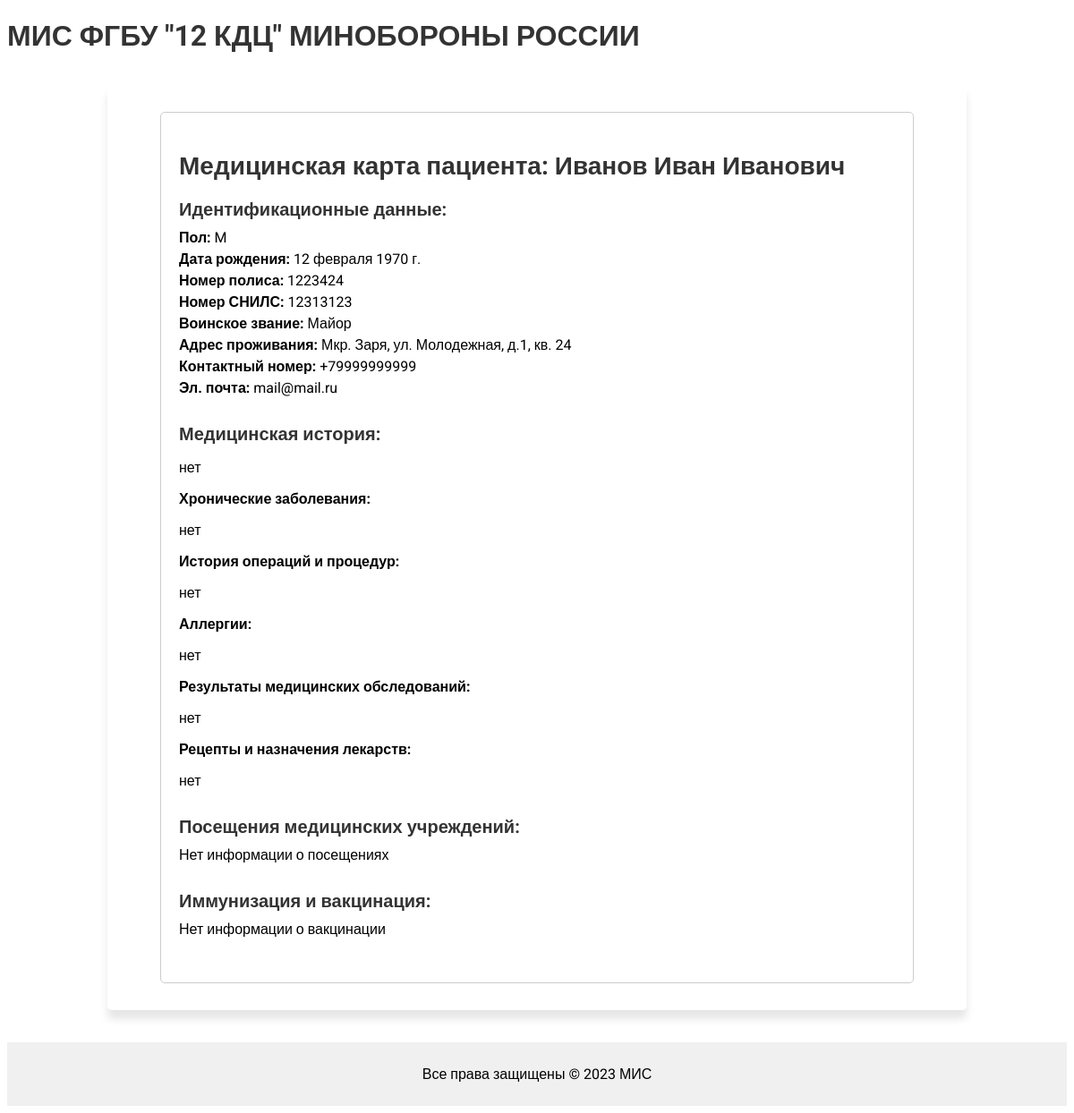
Screenshot of /patients/1/ with the database file from the repository.
### medical/models.py (models this page shows, shortened)
class Patient(models.Model):
    full_name = models.CharField(verbose_name='ФИО', max_length=100)
    gender = models.CharField(verbose_name='Пол', max_length=10, choices=[('M', 'Мужской'), ('F', 'Женский')])
    birth_date = models.DateField(verbose_name='Дата рождения')
    insurance_number = models.CharField(verbose_name='Номер полиса', max_length=20)
    snils_number = models.CharField(verbose_name='Номер СНИЛС', max_length=20)
    military_rank = models.CharField(verbose_name='Воинское звание', max_length=50, blank=True, null=True)
    address = models.CharField(verbose_name='Адрес проживания', max_length=100)
    contact_number = models.CharField(verbose_name='Контактный номер', max_length=20)
    email = models.EmailField(verbose_name='Эл. почта', max_length=100)
    medical_history = models.TextField(verbose_name='Анамнез заболеваний')
    chronic_conditions = models.TextField(verbose_name='Хронические заболевания')
    surgeries = models.TextField(verbose_name='История операций и процедур')
    allergies = models.TextField(verbose_name='Аллергические реакции и непереносимость лекарств')
    medical_tests = models.TextField(verbose_name='Результаты медицинских обследований')
    prescriptions = models.TextField(verbose_name='Рецепты и назначения лекарств')

### medical/views.py (the view)
# urls.py: path('patients/<int:patient_id>/', views.patient_detail, name='patient_detail'),
def patient_detail(request, patient_id):
    patient = get_object_or_404(Patient, id=patient_id)
    return render(request, 'patient_detail.html', {'patient': patient})

### medical/context_processors.py (called while the page is built)
def is_medregistrator(request):
    return {
        'is_medregistrator': request.user.groups.filter(name='Медрегистратор').exists()
    }

def is_doctor(request):
    return {
        'is_doctor': request.user.groups.filter(name='Doctors').exists()
    }

### medical/templates/patient_detail.html (shortened to what this page needs)
{% extends 'base.html' %}
{% block content %}
<div class="patient-card">
    <h2 class="patient-name">Медицинская карта пациента: {{ patient.full_name }}</h2>
    <div class="section">
        <h3 class="section-title">Идентификационные данные:</h3>
        <ul class="patient-details">
            <li><b>Пол:</b> {{ patient.gender }}</li>
            <li><b>Дата рождения:</b> {{ patient.birth_date }}</li>
            <li><b>Номер полиса:</b> {{ patient.insurance_number }}</li>
            <li><b>Номер СНИЛС:</b> {{ patient.snils_number }}</li>
            <li><b>Воинское звание:</b> {{ patient.military_rank }}</li>
            <li><b>Адрес проживания:</b> {{ patient.address }}</li>
            <li><b>Контактный номер:</b> {{ patient.contact_number }}</li>
            <li><b>Эл. почта:</b> {{ patient.email }}</li>
        </ul>
    </div>
    <div class="section">
        <h3 class="section-title">Медицинская история:</h3>
        <p class="patient-medical-history">{{ patient.medical_history }}</p>
        <p><b>Хронические заболевания:</b></p>
        <p class="patient-chronic-conditions">{{ patient.chronic_conditions }}</p>
        <p><b>История операций и процедур:</b></p>
        <p class="patient-surgeries">{{ patient.surgeries }}</p>
        <p><b>Аллергии:</b></p>
        <p class="patient-allergies">{{ patient.allergies }}</p>
        <p><b>Результаты медицинских обследований:</b></p>
        <p class="patient-medical-tests">{{ patient.medical_tests }}</p>
        <p><b>Рецепты и назначения лекарств:</b></p>
        <p class="patient-prescriptions">{{ patient.prescriptions }}</p>
    </div>
    <div class="section">
        <h3 class="section-title">Посещения медицинских учреждений:</h3>
        <ul class="patient-visits">
            {% for visit in patient.visits.all %}
            <li><b>Дата посещения:</b> {{ visit.visit_date }}</li>
            <li><b>Врач:</b> {{ visit.doctor }}</li>
            <li><b>Диагноз:</b> {{ visit.diagnosis }}</li>
            <li><b>План лечения и рекомендации:</b> {{ visit.treatment_plan }}</li>
            {% empty %}
            <li>Нет информации о посещениях</li>
            {% endfor %}
        </ul>
    </div>
    <div class="section">
        <h3 class="section-title">Иммунизация и вакцинация:</h3>
        <ul class="patient-vaccinations">
            {% for vaccination in patient.vaccinations.all %}
            <li><b>Прививка:</b> {{ vaccination.vaccine }}</li>
            <li><b>Дата вакцинации:</b> {{ vaccination.vaccination_date }}</li>
            {% empty %}
            <li>Нет информации о вакцинации</li>
            {% endfor %}
        </ul>
    </div>
</div>
{% endblock %}

### medical/templates/base.html (shortened to what this page needs)
{% load static %}
<!DOCTYPE html>
<html>
<head>
    <link rel="stylesheet" href="{% static 'styles.css' %}">
</head>
<body>
<header>
    <h1>МИС ФГБУ "12 КДЦ" МИНОБОРОНЫ РОССИИ</h1>
</header>
<main>
    <div class="container">
        {% block content %}
        {% endblock %}
    </div>
</main>
<footer>
    <p>Все права защищены &copy; 2023 МИС</p>
</footer>
</body>
</html>

### medical/static/styles.css (style rules this page uses)
body { font-family: "Roboto", Arial, sans-serif; }
h1, h2, h3, h4, h5, h6 { font-family: "Roboto", Arial, sans-serif; font-weight: bold; }
h1 { color: #333; font-size: 32px; margin-bottom: 20px; }
.container { max-width: 900px; margin: 3% auto; padding: 30px; background-color: #fff; box-shadow: 0 10px 10px rgba(0, 0, 0, 0.1); border-radius: 5px; }
footer { background-color: #f0f0f0; padding: 10px; text-align: center; margin-top: 20px; }
ul { list-style: none; padding: 0; margin: 0; }
ul li { margin-bottom: 10px; }
.patient-card { max-width: 800px; margin: 0 auto; padding: 20px; background-color: #fff; border: 1px solid #ccc; border-radius: 5px; }
.patient-name { color: #333; font-size: 28px; font-weight: bold; margin-bottom: 20px; }
.section { margin-bottom: 30px; }
.section-title { color: #333; font-size: 20px; font-weight: bold; margin-bottom: 10px; }
.patient-details li { list-style: none; margin-bottom: 5px; }
.patient-medical-history { margin-bottom: 10px; }
.patient-visits li { list-style: none; margin-bottom: 5px; }
.patient-vaccinations li { list-style: none; margin-bottom: 5px; }

### rows the page displays
Patient: full_name "Иванов Иван Иванович", gender "M", birth_date "12 февраля 1970 г.", insurance_number "1223424", snils_number "12313123", military_rank "Майор", address "Мкр. Заря, ул. Молодежная, д.1, кв. 24", contact_number "+79999999999", email "mail@mail.ru", medical_history "нет", chronic_conditions "нет", surgeries "нет", allergies "нет", medical_tests "нет", prescriptions "нет"
